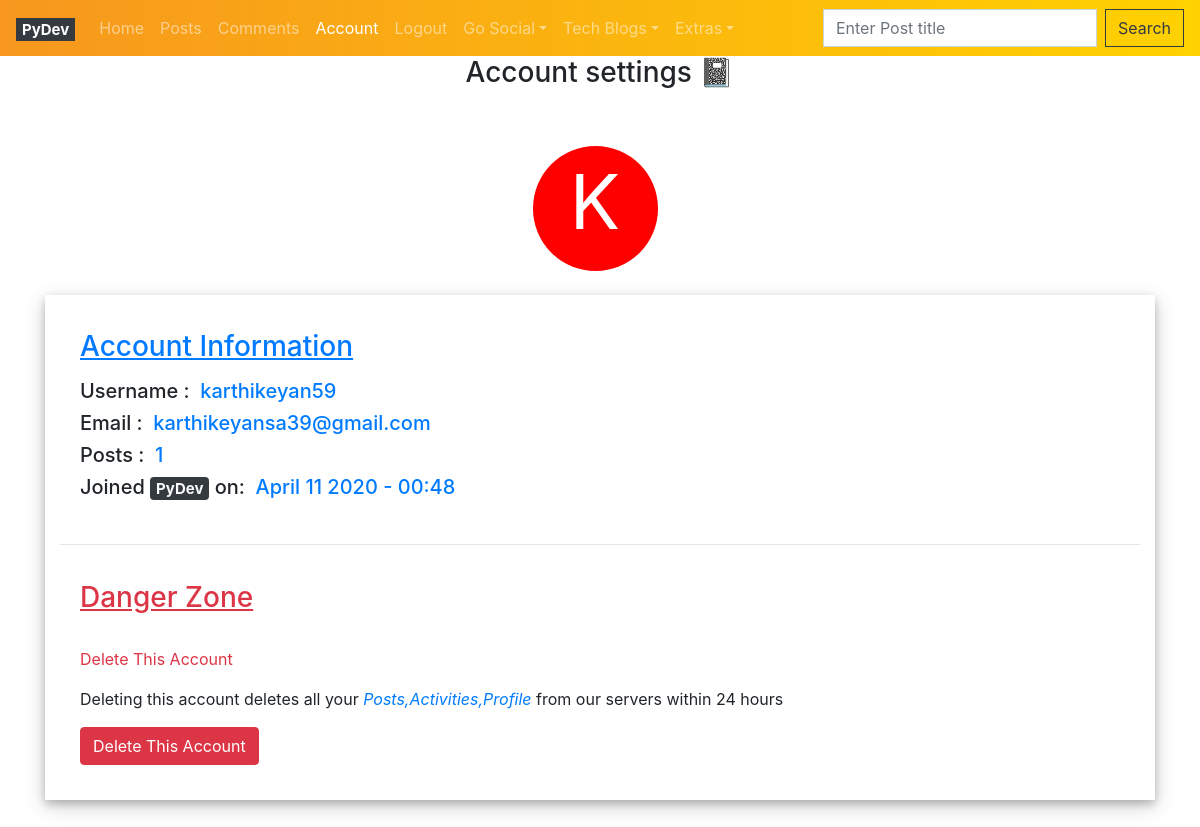
Page /account (signed in) on the committed database.
### models/__init__.py (models this page shows, shortened)
class User(UserMixin,db.Model):
	__tablename__ = 'user'
	id = db.Column(db.Integer, primary_key=True)
	username = db.Column(db.String(80),nullable = False,unique = True)
	password = db.Column(db.String(80),nullable = False)
	email = db.Column(db.String(120), nullable = False,unique = True)
	created = db.Column(db.DateTime, default=datetime.now)
	color = db.Column(db.String(120),nullable = False)
	posts = db.relationship('Posts',backref ='owner',cascade ="all, delete-orphan")
	liked = db.relationship('PostLike',foreign_keys = 'PostLike.user_id',backref = 'user',lazy = 'dynamic')

### views/__init__.py (the view)
@app.route('/account')
@login_required
def account():
	user_val = session.get('user_val', None)
	user = User.query.filter_by(username = user_val).first()
	username = user.username
	email = user.email
	created = user.created
	color = user.color
	posts = len(user.posts)
	return render_template('account.html',username = username,created = created,email = email,posts = posts,color = color)

### views/__init__.py (called while the page is built)
@loginmanager.user_loader
def load_user(user_id):
	return User.query.get(int(user_id))

@app.context_processor
def context_processor():
	user_val = session.get('user_val', None)
	return dict(key = user_val)

### templates/account.html (shortened to what this page needs)
{% extends 'base.html' %}
{% block head %}
<center><h3>Account settings 📓</h3></center>
<br>
{% endblock %}
{% block body %}
<br>
<center><div id="profileicon" class="circle" style="background-color:{{ color }} ;">{{ username[0].upper() }}</div></center>
<br>
<div style="padding: 15px; background-color: white; box-shadow: 0 4px 8px 0 rgba(0, 0, 0, 0.2), 0 6px 20px 0 rgba(0, 0, 0, 0.19);;">
<form class="form-group" style="padding: 20px;">
	<h3><p class="text-primary"><u>Account Information</u></p></h3>
	<h5 id="postdetail">Username :&nbsp;&nbsp;<a class="text-primary">{{ username }}</a></h5>
	<h5>Email :&nbsp;&nbsp;<a class="text-primary">{{ email }}</a></h5>
	<h5>Posts :&nbsp;&nbsp;<a class="text-primary">{{ posts }}</a></h5>
	<h5>Joined <span class="badge badge-dark"><a href="/posts" class="text-light">PyDev</a></span> on:&nbsp;&nbsp;<a class="text-primary">{{ created.strftime('%B %d %Y - %H:%M') }}</a></h5>
</form>
<hr>
<form style="padding:20px;">
<h3 class = "text-danger"><u>Danger Zone</u></h3>
<br>
<p class = "text-danger">Delete This Account</p>
<p>Deleting this account deletes all your <i class = "text-primary"> Posts,Activities,Profile </i>from our servers within 24 hours</p>
<a class="btn btn-danger" href="{{ url_for('delete_account') }}">Delete This Account</a>
</div>
<br>
<br>
{% endblock %}

### templates/account.html (style rules this page uses)
.circle { height: 125px; width: 125px; border-radius: 100%; font-size: 75px; text-align: center; color: white; }
#profileicon { display:inline-block;margin-right:10px; }
#postdetail { display:inline-block; }

### rows in the picture
User: username "K", username "karthikeyan59", email "karthikeyansa39@gmail.com", strftime "April 11 2020 - 00:48"

### other values in the picture
{{ posts }} "1"
